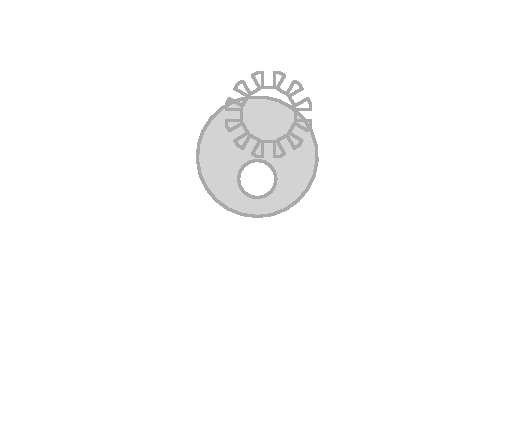

Here is the Python script that generated this plot:
import turtle

# Set up the screen and turtle
screen = turtle.Screen()
screen.bgcolor("white")

t = turtle.Turtle()
t.speed(0)  # Fastest drawing speed
t.pensize(3)
t.color("darkgray", "lightgray")

# Start filling the gear shape
t.begin_fill()

# Draw the main outer circle base
t.circle(80)
t.end_fill()

# Draw the gear teeth
num_teeth = 12
tooth_length = 20
tooth_width = 15

t.penup()
t.goto(0, 80)  # Move to the edge of the circle radius (80)
t.setheading(0)
t.pendown()

for _ in range(num_teeth):
  t.forward(tooth_width / 2)
  t.left(90)
  t.forward(tooth_length)
  t.right(90)
  t.forward(tooth_width)
  t.right(90)
  t.forward(tooth_length)
  t.left(90)
  t.forward(tooth_width / 2)
  t.left(360 / num_teeth)

# Draw the inner center hole of the gear
t.penup()
t.goto(0, 25)
t.setheading(0)
t.pendown()
t.color("darkgray", "white")
t.begin_fill()
t.circle(25)
t.end_fill()

# Hide turtle and finish
t.hideturtle()
turtle.done()
